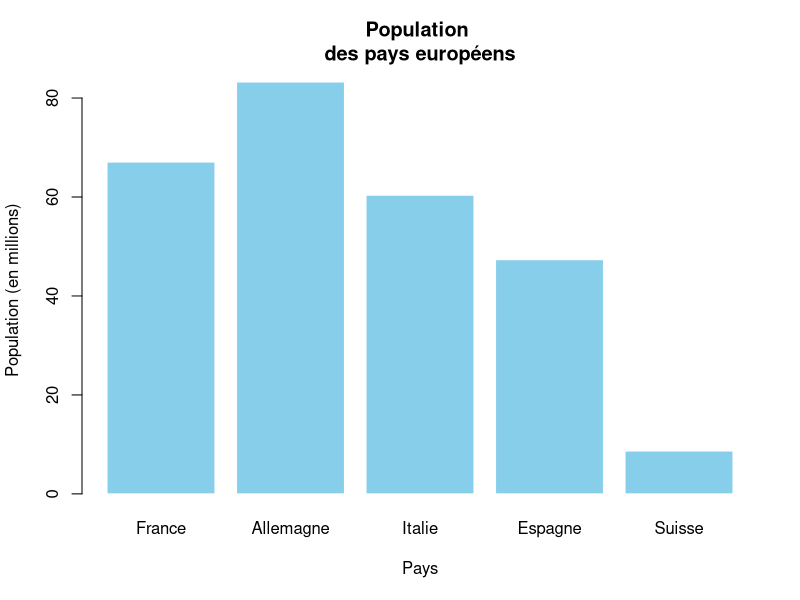

Reproduce this figure in R.
pays <- c("France", "Allemagne", "Italie", "Espagne", "Suisse")
population <- c(67.06, 83.24, 60.36, 47.33, 8.67)
barplot(population, names.arg = pays, col = "skyblue", main = "Population 
des pays européens", 
        xlab = "Pays", ylab = "Population (en millions)", border = 
"white")
